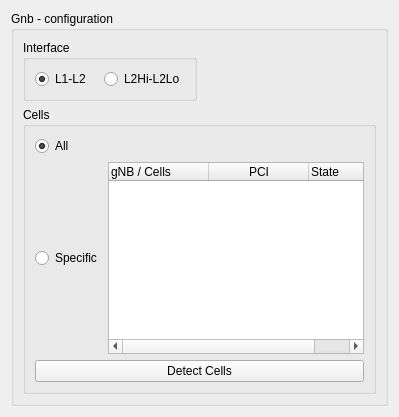
        <widget class="QWidget" name="tab_bip">
         <attribute name="title">
          <string>BIP</string>
         </attribute>
         <layout class="QGridLayout" name="gridLayout_34">
          <item row="0" column="0">
           <widget class="QGroupBox" name="groupBox_9">
            <property name="title">
             <string>Gnb - configuration</string>
            </property>
            <layout class="QGridLayout" name="gridLayout_7">
             <item row="0" column="0">
              <widget class="QGroupBox" name="groupBox_12">
               <property name="title">
                <string>Interface</string>
               </property>
               <layout class="QHBoxLayout" name="horizontalLayout_10">
                <item>
                 <widget class="QRadioButton" name="rb_gnbbip_l1l2">
                  <property name="text">
                   <string>L1-L2</string>
                  </property>
                  <property name="checked">
                   <bool>true</bool>
                  </property>
                 </widget>
                </item>
                <item>
                 <widget class="QRadioButton" name="rb_gnbbip_l2hil2lo">
                  <property name="text">
                   <string>L2Hi-L2Lo</string>
                  </property>
                 </widget>
                </item>
               </layout>
              </widget>
             </item>
             <item row="1" column="0" rowspan="2" colspan="2">
              <widget class="QGroupBox" name="groupBox_10">
               <property name="title">
                <string>Cells</string>
               </property>
               <layout class="QGridLayout" name="gridLayout_10">
                <item row="2" column="0">
                 <widget class="QRadioButton" name="rb_gnbbip_specific_cells">
                  <property name="text">
                   <string>Specific</string>
                  </property>
                 </widget>
                </item>
                <item row="0" column="0">
                 <widget class="QRadioButton" name="rb_gnbbip_allcells">
                  <property name="text">
                   <string>All</string>
                  </property>
                  <property name="checked">
                   <bool>true</bool>
                  </property>
                 </widget>
                </item>
                <item row="3" column="0" colspan="2">
                 <widget class="QPushButton" name="pb_gnbbip_detect">
                  <property name="text">
                   <string>Detect Cells</string>
                  </property>
                 </widget>
                </item>
                <item row="2" column="1">
                 <widget class="QTreeWidget" name="tree_gnbbip_detect">
                  <column>
                   <property name="text">
                    <string>gNB / Cells</string>
                   </property>
                  </column>
                  <column>
                   <property name="text">
                    <string>PCI</string>
                   </property>
                   <property name="textAlignment">
                    <set>AlignCenter</set>
                   </property>
                  </column>
                  <column>
                   <property name="text">
                    <string>State</string>
                   </property>
                  </column>
                 </widget>
                </item>
               </layout>
              </widget>
             </item>
            </layout>
           </widget>
          </item>
         </layout>
        </widget>
